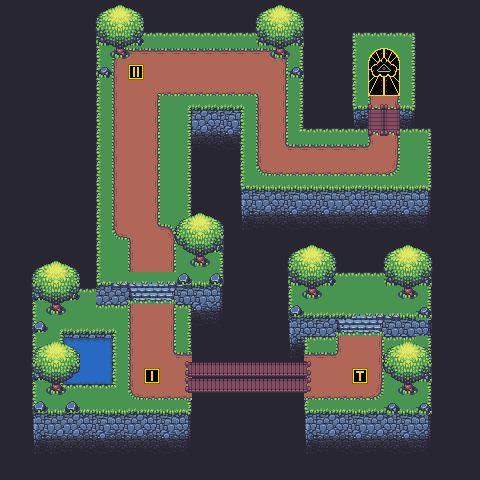

Below is a game level as drawn by its tile map, then a one-line description and the .tmx that defines it (tile-layer data replaced by summaries):
An orthogonal 30x30 tile map with 16x16 px tiles, 6 tile layers (Tile Layer 2, Tile Layer 1, Tile Layer 6, Tile Layer 3, ...), 2 tilesets.

<map version="1.0" orientation="orthogonal" renderorder="right-down" width="30" height="30" tilewidth="16" tileheight="16" nextobjectid="1">
 <tileset firstgid="1" name="snow-expansion" tilewidth="16" tileheight="16" tilecount="308" columns="22">
  <image source="../ActualSprites/snow-expansion.png" width="352" height="224" />
 </tileset>
 <tileset firstgid="309" name="tiles" tilewidth="16" tileheight="16" tilecount="663" columns="51">
  <image source="../ActualSprites/tiles.png" width="816" height="208" />
 </tileset>
 <layer name="Tile Layer 2" width="30" height="30">
  <data>[900 cells, 900 non-empty, 1 distinct tile ids]</data>
 </layer>
 <layer name="Tile Layer 1" width="30" height="30">
  <data>[900 cells, 287 non-empty, 56 distinct tile ids]</data>
 </layer>
 <layer name="Tile Layer 6" width="30" height="30">
  <data>[900 cells, 13 non-empty, 1 distinct tile ids]</data>
 </layer>
 <layer name="Tile Layer 3" width="30" height="30">
  <data>[900 cells, 300 non-empty, 104 distinct tile ids]</data>
 </layer>
 <layer name="Tile Layer 4" width="30" height="30">
  <data>[900 cells, 25 non-empty, 7 distinct tile ids]</data>
 </layer>
 <layer name="Tile Layer 5" width="30" height="30">
  <data>[900 cells, 132 non-empty, 33 distinct tile ids]</data>
 </layer>
</map>
